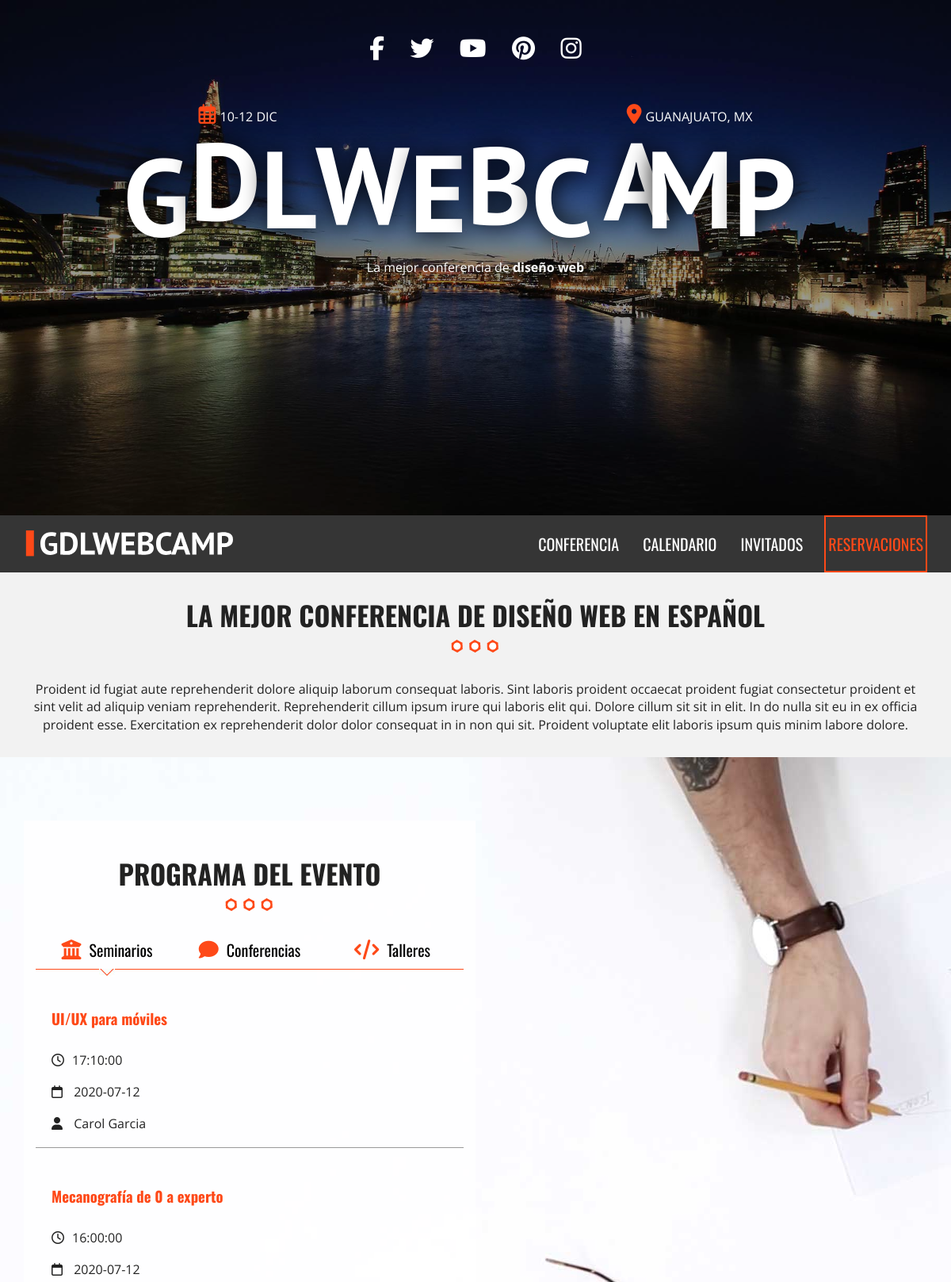
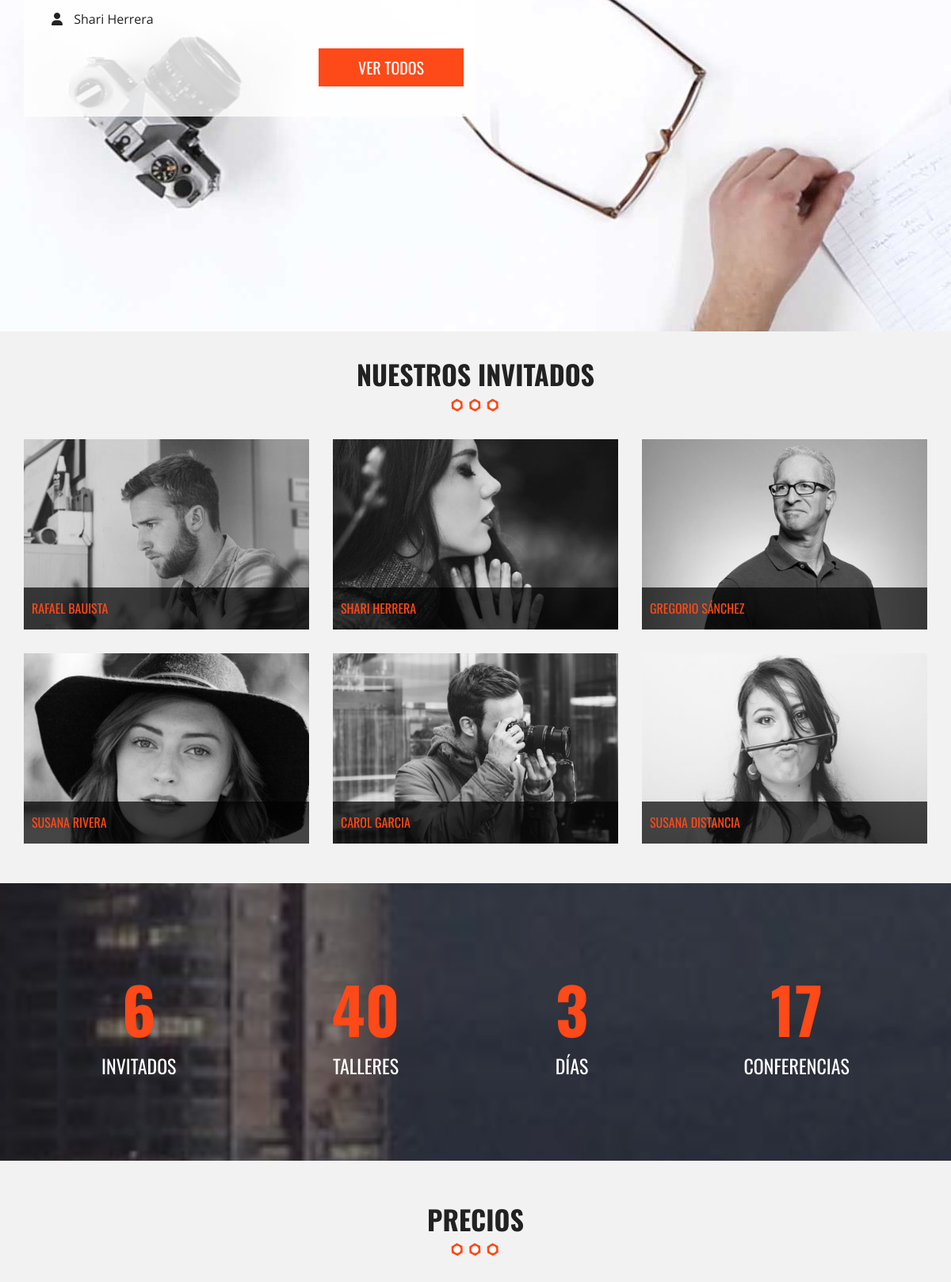
The page / (upper part) on the database its author committed (2 pictures, top to bottom).
### tables this page shows
CREATE TABLE `categoria` (
  `id_categoria` tinyint(4) NOT NULL,
  `categoria` varchar(50) NOT NULL,
  `icono` varchar(15) NOT NULL
);

CREATE TABLE `evento` (
  `id_evento` tinyint(4) NOT NULL,
  `nombre` varchar(100) NOT NULL,
  `fecha` date NOT NULL,
  `hora` time NOT NULL,
  `clave` varchar(10) NOT NULL,
  `id_categoria` tinyint(4) NOT NULL,
  `id_invitado` int(11) NOT NULL
);

CREATE TABLE `invitado` (
  `id_invitado` int(11) NOT NULL,
  `nombre` varchar(30) NOT NULL,
  `apellido` varchar(30) NOT NULL,
  `descripcion` text NOT NULL,
  `url_foto` varchar(50) NOT NULL
);

### index.php (the view, shortened to what this page needs)
<?php include_once 'includes/templates/head.php'; ?>
<?php include_once 'includes/templates/header.php'; ?>
<section class="contenedor seccion">
    <h2 class="justify-center separador">La Mejor Conferencia de diseño web en español</h2>
    <p class="justify-center">
        Proident id fugiat aute reprehenderit dolore aliquip laborum consequat laboris. Sint laboris proident
        occaecat proident fugiat consectetur proident et sint velit ad aliquip veniam reprehenderit. Reprehenderit
        cillum ipsum irure qui laboris elit qui. Dolore cillum sit sit in elit. In do nulla sit eu in ex officia
        proident esse. Exercitation ex reprehenderit dolor dolor consequat in in non qui sit. Proident voluptate
        elit laboris ipsum quis minim labore dolore.
    </p>
</section>
<section class="seccion programa">
    <div class="contenedor-video">
        <video autoplay loop poster="img/bg-talleres.jpg">
            <source src="video/video.mp4" type="video/mp4">
            <source src="video/video.webm" type="video/webm">
            <source src="video/video.ogv" type="video/ogv">
        </video>
    </div>
    <div class="contenido-programa">
        <div class="contenedor">
            <div class="programa-evento">
                <h2 class="justify-center separador">Programa del Evento</h2>
                <?php
                    require_once 'includes/functions/db_conection.php';
                    $sql = 'select icono, categoria from categoria order by id_categoria';
                    $result = $conn->query($sql);
                ?>
                <nav class="menu-programa">
                    <?php while ($row = $result->fetch_assoc()) {?>
                    <a href="<?php echo '#'.strtolower($row['categoria']); ?>">
                        <i class="<?php echo 'fa'.' '.$row['icono']; ?>"></i><?php echo $row['categoria']; ?>
                    </a>
                    <?php } ?>
                </nav>
                <?php
                    for ($i = 1; $i <= 3; ++$i) {
                        $sql = 'SELECT id_evento,
                               categoria,
                               e.nombre as evento,
                               fecha,
                               hora,
                               i.nombre,
                               apellido
                        from evento e
                            join invitado i on e.id_invitado = i.id_invitado
                            join categoria c on e.id_categoria = c.id_categoria
                        where c.id_categoria = '.$i.'
                        order by c.id_categoria
                        limit 2;';
                        $result = $conn->query($sql);
                        if (!$result) {
                            echo 'Error al ejecutar la consulta';
                        } else {
                            $resultado[] = $result;
                        }
                    }
                    foreach ($resultado as $result) {
                        while ($row = $result->fetch_assoc()) {
                            $categorias[$row['categoria']][] = $row;
                        }
                    }
                ?>
                <?php foreach ($categorias as $key => $categoria) {?>
                <ul id="<?php echo strtolower($key); ?>" class="info-curso">
                    <?php foreach ($categoria as $evento) {?>
                    <li class="detalle-evento">
                        <h3><?php echo $evento['evento']; ?></h3>
                        <p><i class="far fa-clock"></i><?php echo $evento['hora']; ?></p>
                        <p><i class="far fa-calendar"></i> <?php echo $evento['fecha']; ?> </p>
                        <p><i class="fas fa-user"></i> <?php echo $evento['nombre'].' '.$evento['apellido']; ?> </p>
                    </li>
                    <?php } ?>
                    <div class="justify-rigth"><a href="calendario.php" class="btn btn-primario">Ver Todos</a></div>
                </ul>
                <?php } ?>
            </div>
        </div>
    </div>
</section>
<?php include_once 'includes/templates/invitados.php'; ?>
<seccion class="parallax contador center-content">
    <div class="contenedor">
        <ul class="resumen-evento">
            <li>
                <p class="numero"></p>
                <p>Invitados</p>
            </li>
            <li>
                <p class="numero"></p>
                <p>Talleres</p>
            </li>
            <li>
                <p class="numero"></p>
                <p>Días</p>
            </li>
            <li>
                <p class="numero"></p>
                <p>Conferencias</p>
            </li>
        </ul>
    </div>
</seccion>
<section class="precios seccion">
    <h2 class="justify-center separador">Precios</h2>
</section>
<?php include_once 'includes/templates/footer.php'; ?>
<?php include_once 'includes/templates/scripts.php'; ?>

### includes/templates/invitados.php (shortened to what this page needs)
<?php
     require_once 'includes/functions/db_conection.php';
     $sql = 'select * from invitado';
     $result = $conn->query($sql);
?>
<section class="seccion invitados contenedor">
    <h2 class="justify-center separador">Nuestros Invitados</h2>
    <ul class="lista-invitados">
        <?php while ($row = $result->fetch_assoc()) { ?>
        <li class="invitado">
            <a class="descripcion" href="#invitado<?php echo $row['id_invitado']; ?>">
                <img src="<?php echo 'img/'.$row['url_foto']; ?>" alt="Imagen del Invitado">
            </a>
            <p><?php echo $row['nombre'].' '.$row['apellido']; ?></p>
        </li>
        <?php } ?>
    </ul>
</section>

### rows shown on the page
categoria: categoria "Seminarios"
categoria: categoria "Conferencias"
categoria: categoria "Talleres"
evento: nombre "UI/UX para móviles", hora "17:10:00", fecha "2020-07-12", id_invitado.nombre "Carol", id_invitado.apellido "Garcia"
evento: nombre "Mecanografía de 0 a experto", hora "16:00:00", fecha "2020-07-12", id_invitado.nombre "Shari", id_invitado.apellido "Herrera"
invitado: url_foto (picture), nombre "RAFAEL", apellido "BAUISTA"
invitado: url_foto (picture), nombre "SHARI", apellido "HERRERA"
invitado: url_foto (picture), nombre "GREGORIO", apellido "SÁNCHEZ"
invitado: url_foto (picture), nombre "SUSANA", apellido "RIVERA"
invitado: url_foto (picture), nombre "CAROL", apellido "GARCIA"
invitado: url_foto (picture), nombre "SUSANA", apellido "DISTANCIA"
